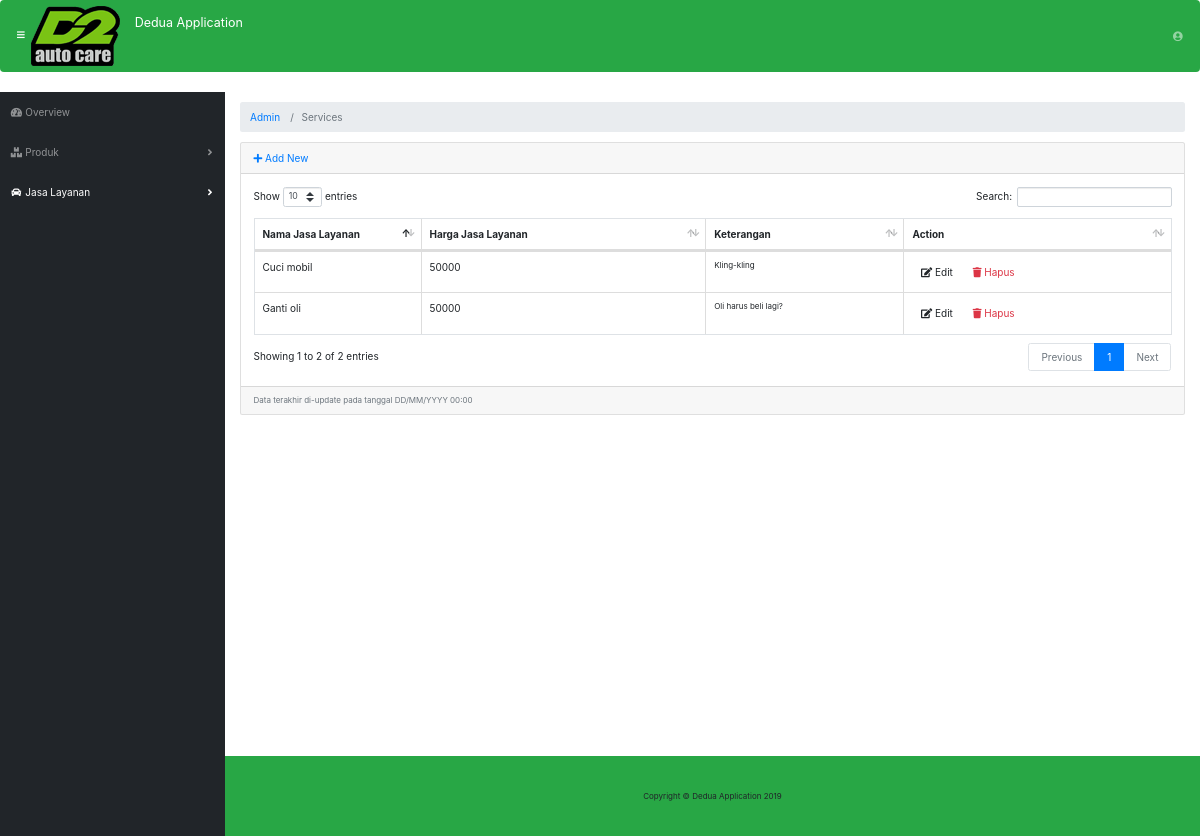
Before: /index.php/admin/services with the older database file.
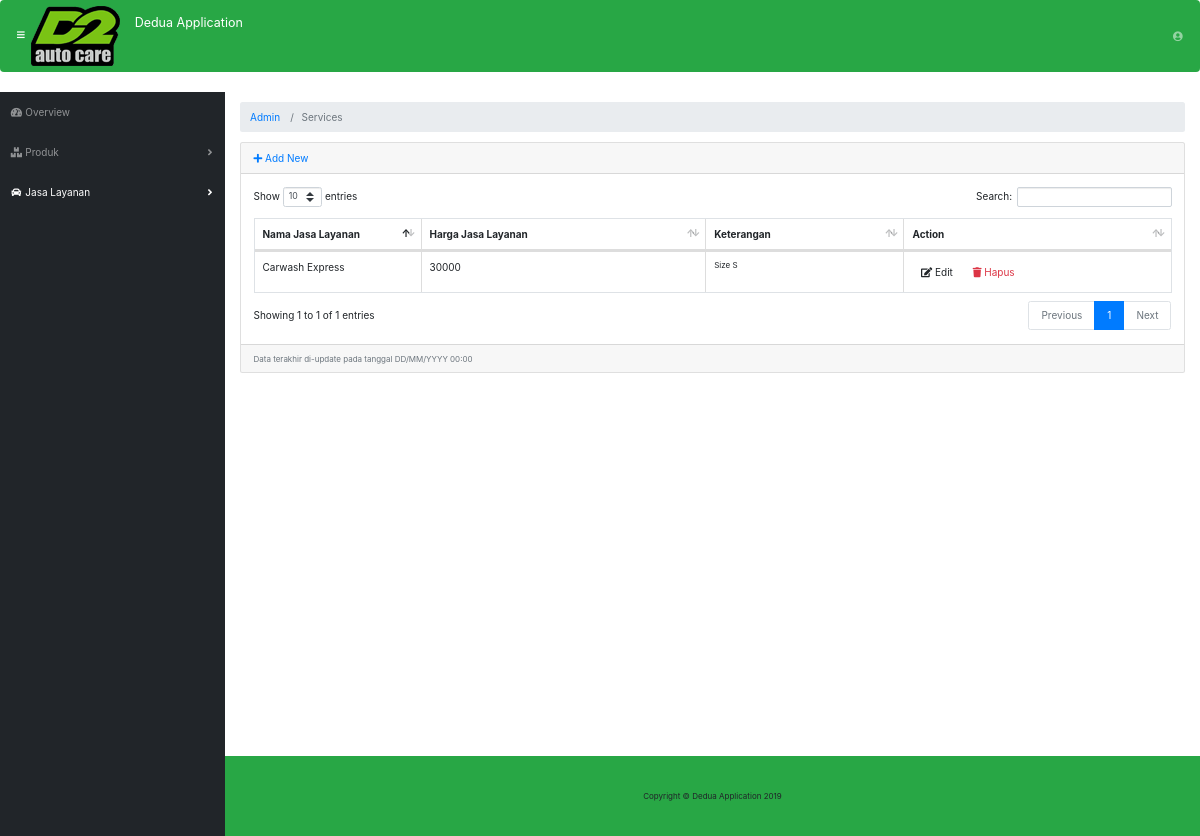
After: the same page with the newer database file.
### tables this page shows
CREATE TABLE `jasa` (
  `id_jasa` varchar(64) NOT NULL,
  `nama_jasa` varchar(255) NOT NULL,
  `image` varchar(255) NOT NULL DEFAULT 'default.jpg',
  `harga_jasa` int(11) NOT NULL,
  `keterangan` text NOT NULL
);

### application/controllers/admin/Services.php (called while the page is built, shortened)
<?php
class Services extends CI_Controller
{
    public function __construct()
    {
        $this->load->model("service_model");
        $this->load->library('form_validation');
    }
    public function index()
    {
        $data["services"] = $this->service_model->getAll();
        $this->load->view("admin/service/list", $data);
    }
}

### index.php (called while the page is built, shortened)
<?php
require_once BASEPATH.'core/CodeIgniter.php';

### application/models/Service_model.php (called while the page is built, shortened)
<?php defined('BASEPATH') OR exit('No direct script access allowed');
class Service_model extends CI_Model
{
    private $_table = "jasa";
    public function getAll()
    {
        return $this->db->get($this->_table)->result();
    }
}

### application/views/admin/service/list.php (the view, shortened to what this page needs)
<!DOCTYPE html>
<html lang="en">
<head>
	<?php $this->load->view("admin/_partials/head.php") ?>
</head>
<body id="page-top">
	<?php $this->load->view("admin/_partials/navbar.php") ?>
	<div id="wrapper">
		<?php $this->load->view("admin/_partials/sidebar.php") ?>
		<div id="content-wrapper">
			<div class="container-fluid">
				<?php $this->load->view("admin/_partials/breadcrumb.php") ?>
				<div class="card mb-3">
					<div class="card-header">
						<a href="<?php echo site_url('admin/services/add') ?>"><i class="fas fa-plus"></i> Add New</a>
					</div>
					<div class="card-body">
						<div class="table-responsive">
							<table class="table table-bordered" id="dataTable" width="100%" cellspacing="0">
								<thead>
									<tr>
										<th>Nama Jasa Layanan</th>
										<th>Harga Jasa Layanan</th>
										<th>Keterangan</th>
										<th>Action</th>
									</tr>
								</thead>
								<tbody>
									<?php foreach ($services as $service): ?>
									<tr>
										<td width="150">
											<?php echo $service->nama_jasa ?>
										</td>
										<td>
											<?php echo $service->harga_jasa ?>
										</td>
										<td class="small">
											<?php echo substr($service->keterangan, 0, 120) ?></td>
										<td width="250">
											<a href="<?php echo site_url('admin/services/edit/'.$service->id_jasa) ?>"
											 class="btn btn-small"><i class="fas fa-edit"></i> Edit</a>
											<a onclick="deleteConfirm('<?php echo site_url('admin/services/delete/'.$service->id_jasa) ?>')"
											 href="#!" class="btn btn-small text-danger"><i class="fas fa-trash"></i> Hapus</a>
										</td>
									</tr>
									<?php endforeach; ?>
								</tbody>
							</table>
						</div>
					</div>
					<div class="card-footer small text-muted">Data terakhir di-update pada tanggal DD/MM/YYYY 00:00</div>
				</div>
			</div>
		</div>
	</div>
</body>
</html>

### application/views/admin/_partials/breadcrumb.php
<ol class="breadcrumb">
<?php foreach ($this->uri->segments as $segment): ?>
	<?php
		$url = substr($this->uri->uri_string, 0, strpos($this->uri->uri_string, $segment)) . $segment;
		$is_active =  $url == $this->uri->uri_string;
	?>
	<li class="breadcrumb-item <?php echo $is_active ? 'active': '' ?>">
		<?php if($is_active): ?>
			<?php echo ucfirst($segment) ?>
		<?php else: ?>
			<a href="<?php echo site_url($url) ?>"><?php echo ucfirst($segment) ?></a>
		<?php endif; ?>
	</li>
<?php endforeach; ?>
</ol>

Changed rows visible on the page:
removed jasa: nama_jasa "Cuci mobil", harga_jasa "50000", keterangan "Kling-kling"
removed jasa: nama_jasa "Ganti oli", harga_jasa "50000", keterangan "Oli harus beli lagi?"
added jasa: nama_jasa "Carwash Express", harga_jasa "30000", keterangan "Size S"
Other visible differences:
text written by a page script: "Show entries Search: Showing 1 to 2 of 2 entries Previous 1 Next" → "Show entries Search: Showing 1 to 1 of 1 entries Previous 1 Next"
